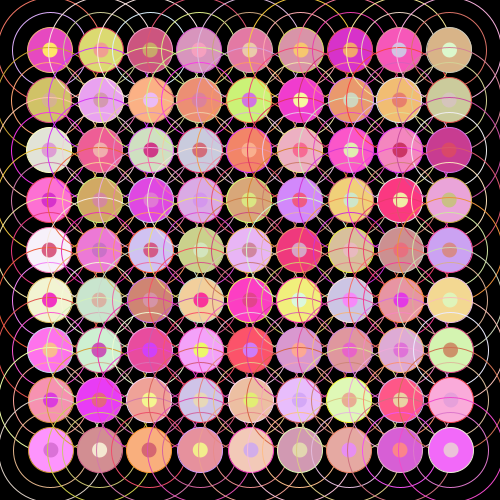
Frame 1 (no input)
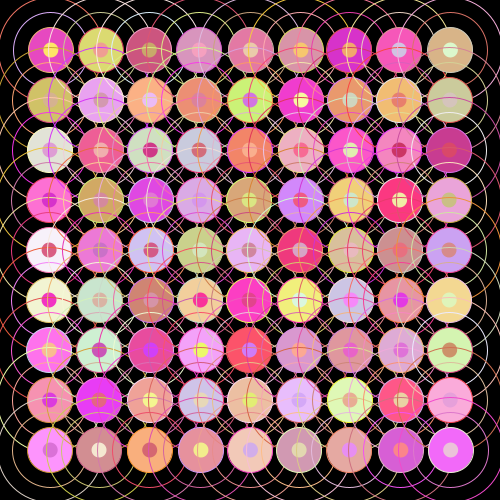
Frame 60 (the mouse pressed at the canvas centre just before this capture)
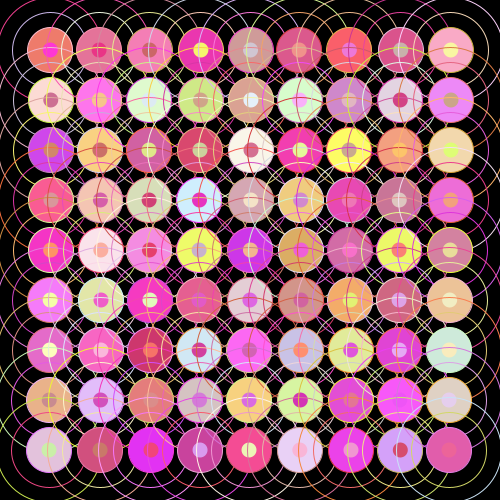
Frame 120 (the mouse held since frame 60 and released just before this capture)

The Processing sketch that drew these frames (run headless with seeded random() and noise(); from frame 60 on, the mouse is pressed at the canvas centre):

// Processing sketch: processing_46774
// ── processing_46774.pde

int g=25;
int k=15;
float a=0;

 
void setup()
{
  size(500,500);
  background(255);
  smooth();
  ellipseMode(CENTER);
}
 
void draw()
{
  background(0);
  randomSeed(mouseX);
  for(int i=50;i<=(width-50);i=i+50)
   {
     for(int j=50;j<=(height-50);j=j+50)
     {
       stroke(random(200,255),random(200,255),random(200,255));
       ellipse
      (i+sin(a),j,g,g);
        
        
     {
       stroke(random(200,255),random(50,255),random(50,255));
       fill(random(200,255),random(50,255),random(100,255));
       ellipse
       

      (i+sin(a),j,g+20,g+20);
      
      
      stroke(random(200,255),random(50,255),random(50,255));
       noFill ();
       ellipse

      (i+sin(a),j,g+80,g+80);
      
      
      stroke(random(200,255),random(50,255),random(100,255));
      
       ellipse
      (i+sin(a),j,g+50,g+50);
        
        
      noStroke();
      fill(random(200,255),random(50,255),random(100,255));
      ellipse(i+sin(a),j,k,k);
      noFill();
      a=a+100; 
       
     } } } }
    
